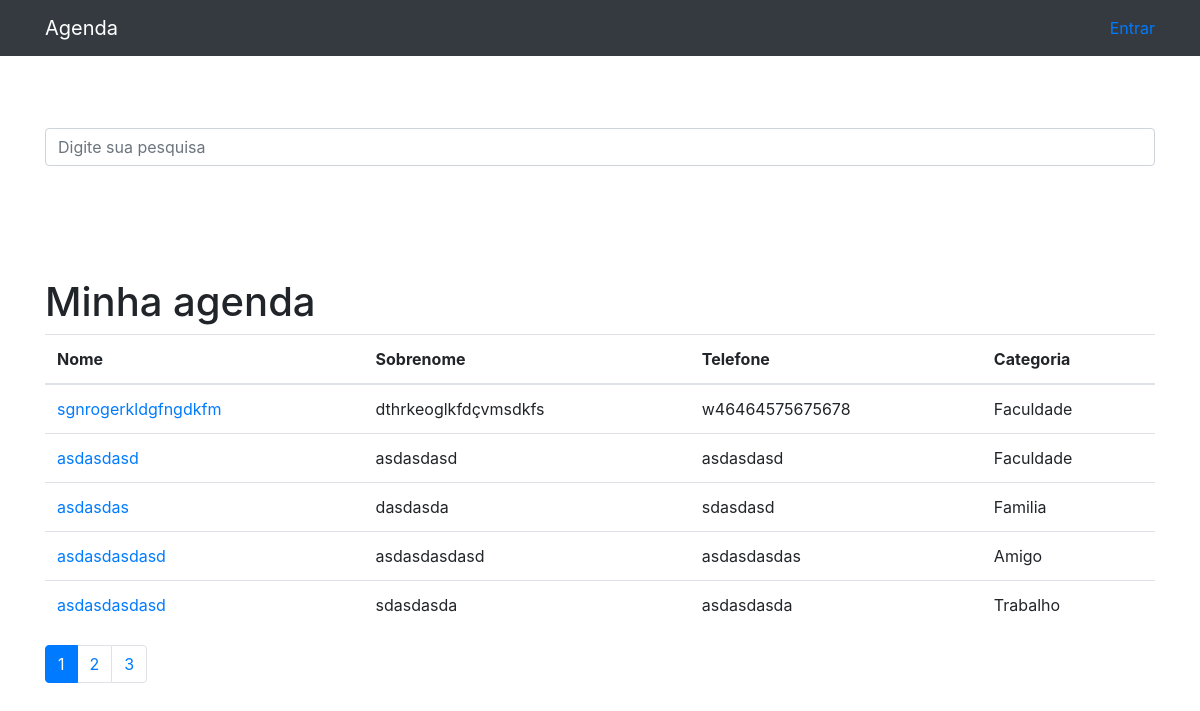
The app's page /, older data.
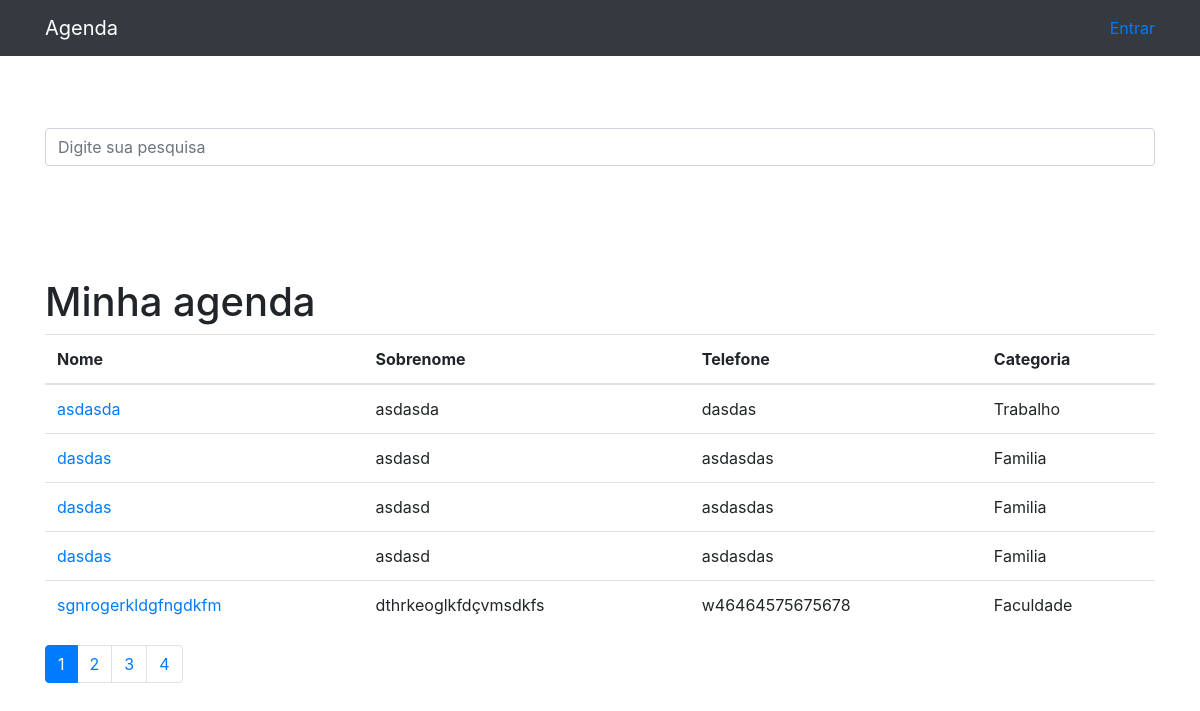
The same page, newer data.
### contatos/models.py (models this page shows, shortened)
class Contato(models.Model):
    nome = models.CharField(max_length=255)
    sobrenome = models.CharField(max_length=255, blank=True) # sobrenome é opcional
    telefone = models.CharField(max_length=255)
    email = models.CharField(max_length=255, blank=True)
    data_criacao = models.DateTimeField(default=timezone.now)
    descricao = models.TextField(blank=True)
    categoria = models.ForeignKey(Categoria, on_delete=models.DO_NOTHING)# relação entre as tabelas categoria e contato
    mostrar = models.BooleanField(default=True)

class Categoria(models.Model): # classe categoria de telefones
    nome = models.CharField(max_length=255)
    def __str__(self) -> str:
        return self.nome

### contatos/views.py (the view)
# urls.py: path('', views.index, name='index'),
def index(request):
    contato = Contato.objects.order_by('-id').filter(mostrar =True) #order_by('-id')ordena os dados de pelo id de forma decrescente, filter(mostrar = True) retorna somente os dados com os campos marcados como mostrar
    paginas = Paginator(contato, 5)
    page = request.GET.get('p')
    contato = paginas.get_page(page)
    return render(request, 'contatos/index.html', {
        'cont': contato
    })

### contatos/templates/contatos/index.html
{% extends 'base.html'%}
{%block conteudo%}
    <h1 class="mt-5">Minha agenda</h1>
    <table class="table">
    <thead>
        <tr>
            <th>Nome</th>
            <th>Sobrenome</th>
            <th>Telefone</th>
            <th>Categoria</th>
        </tr>
    </thead>
    <tbody>
        {% for contato in cont %}
                <tr>
                    <td>
                        <a href="{% url 'ver_contato' contato.id %}">{{contato.nome}}</a>
                    </td>
                    <td>{{contato.sobrenome}}</td>
                    <td>{{contato.telefone}}</td>
                    <td>{{contato.categoria}}</td>
                </tr>
        {% endfor %}
    </tbody>
    </table>
    <nav aria-label="Page navigation example">
        <ul class="pagination">
            {% for paginas in cont.paginator.page_range %}
                {% if cont.number == paginas %}
                    <li class="page-item active">
                        <a class="page-link" href="?p={{ paginas }}">{{ paginas }}</a>
                    </li>
                {% else %}
                    <li class="page-item ">
                        <a class="page-link" href="?p={{ paginas }}">{{ paginas }}</a>
                    </li>
                {% endif%}
            {% endfor %}
        </ul>
      </nav>
{%endblock%}

Row changes from the older to the newer data that the page shows:
no longer on this page (row unchanged): Contato: nome "asdasdasd", sobrenome "asdasdasd", telefone "asdasdasd", categoria "Faculdade"
no longer on this page (row unchanged): Contato: nome "asdasdas", sobrenome "dasdasda", telefone "sdasdasd", categoria "Familia"
no longer on this page (row unchanged): Contato: nome "asdasdasdasd", sobrenome "asdasdasdasd", telefone "asdasdasdas", categoria "Amigo"
no longer on this page (row unchanged): Contato: nome "asdasdasdasd", sobrenome "sdasdasda", telefone "asdasdasda", categoria "Trabalho"
added Contato: nome "asdasda", sobrenome "asdasda", telefone "dasdas", categoria "Trabalho"
added Contato: nome "dasdas", sobrenome "asdasd", telefone "asdasdas", categoria "Familia"
added Contato: nome "dasdas", sobrenome "asdasd", telefone "asdasdas", categoria "Familia"
added Contato: nome "dasdas", sobrenome "asdasd", telefone "asdasdas", categoria "Familia"
Text that changed along with them:
new list line: "4"
